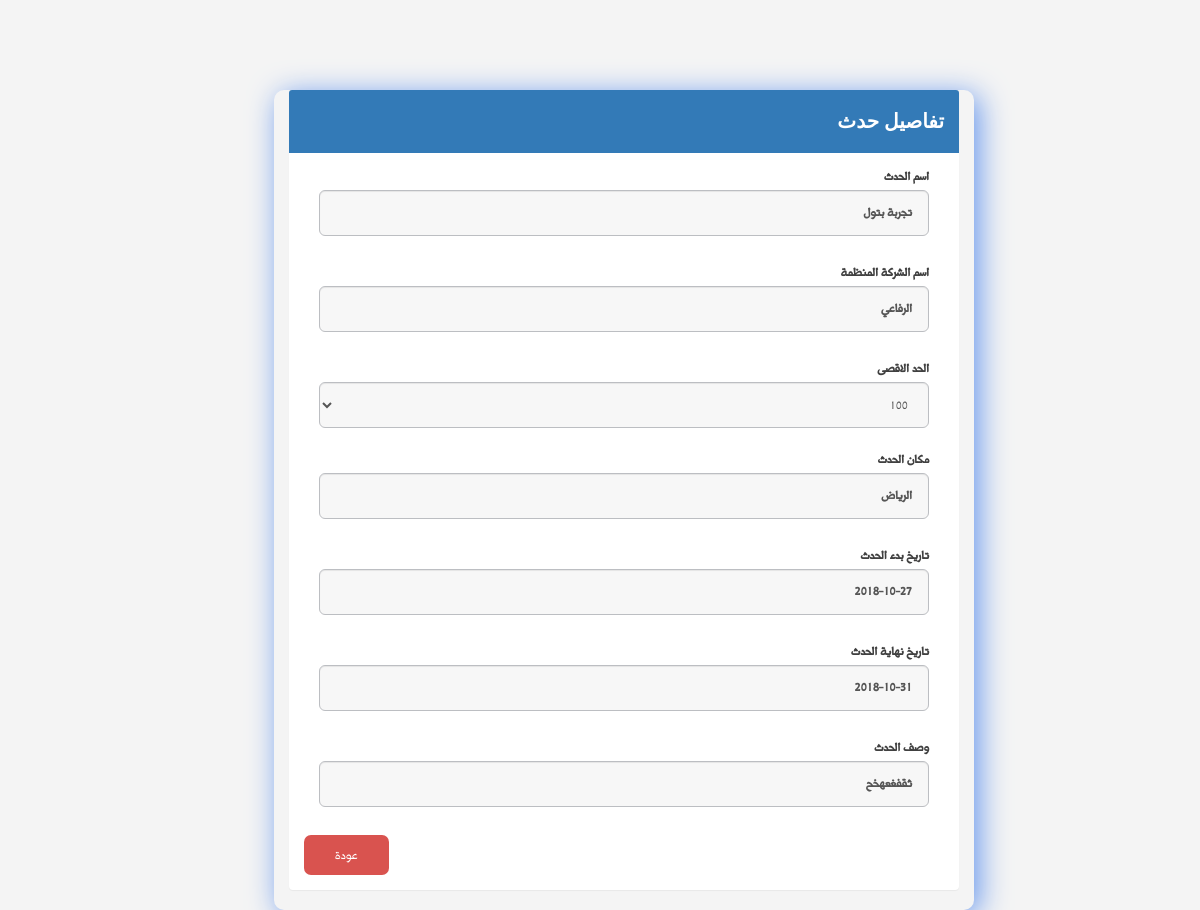
The app's page /eventDetails.php?eventid=58 with its own data.
### tables this page shows
CREATE TABLE `event` (
  `event_ID` int(5) NOT NULL,
  `name_Event` varchar(30) NOT NULL,
  `descrption_Event` varchar(200) NOT NULL,
  `sartDate_Event` date NOT NULL,
  `endDate_Event` date NOT NULL,
  `location_Event` varchar(30) NOT NULL,
  `organization_name_Event` varchar(30) NOT NULL,
  `eventLink` varchar(140) NOT NULL,
  `maxNumOfAttendee` int(11) NOT NULL,
  `organizer_ID` int(11) NOT NULL,
  `VIPCode` int(5) NOT NULL
);

### eventDetails.php (the view, shortened to what this page needs)
<?php
require_once 'php/connectTosql.php';
$query = null;
if (isset($_GET['eventid']) && $_GET['eventid'] != '') {
 $eventId = $_GET['eventid'];
 $query   = mysqli_query($con, "SELECT * FROM event  WHERE event_ID ='$eventId' ") or die(mysqli_error($con));
} else {
 header('Location: myerrorpage.php');
}
if ($query) {
 $row              = mysqli_fetch_row($query);
 $eventName        = $row[1];
 $EventDescription = $row[2];
 $sdaytime         = $row[3];
 $edaytime         = $row[4];
 $location         = $row[5];
 $organizationName = $row[6];
 $maxAttendee      = $row[8];
}
?>
<!DOCTYPE html>
<html>
<head>
    <link rel="stylesheet" href="https://unpkg.com/purecss@1.0.0/build/pure-min.css">
    <link rel="stylesheet" href="css/layouts/custom.css">
    <link rel="stylesheet" href="css/font-awesome.min.css">
    <link rel="stylesheet" href="css/icon.css">
    <link rel="stylesheet" href="css/bootstrap.min.css">
    <link rel="stylesheet" href="css/main-rtl.css">
</head>
<body>
    <div class="mainContent">
        <div class="container">
            <div class="panel panel-primary">
                <div class="panel-heading">
                    <h4 class="panelTitle">تفاصيل حدث </h4>
                </div>
                <div class="panel-body">
                    <form action="" class="formDiv" method="post">
                        <div class="col-md-12">
                            <div class="form-group form-group-lg">
                                <label for="eventName" class="control-label"> اسم الحدث</label>
                                <label class="form-control" id="txtEventName" name="eventName">
                                    <?php echo $eventName ?></label>
                            </div>
                        </div>
                        <div class="col-md-12">
                            <div class="form-group form-group-lg">
                                <label for="txtOrganizer" class="control-label">اسم الشركة المنظمة</label>
                                <label class="form-control" id="txtOrganizer" name="organizer">
                                    <?php echo $organizationName ?></label>
                            </div>
                        </div>
                        <div class="col-md-12">
                            <div class="form-group form-group-lg">
                                <label for="txtMaxAttendee" class="control-label"> الحد الاقصى</label>
                                <select id="txtMaxAttendee" name="maxAttendee" class="form-control" style="enable:false"
                                    value="<?php echo $maxAttendee ?>">
                                    <option value="100" <?php if ($maxAttendee=="100" ) {echo ' selected="selected"'
                                        ;}?> >100</option>
                                </select>
                            </div>
                        </div>
                        <div class="col-md-12">
                            <div class="form-group form-group-lg">
                                <label for="txtLocation" class="control-label">مكان الحدث</label>
                                <label class="form-control" id="txtLocation" name="location">
                                    <?php echo $location ?></label>
                            </div>
                        </div>
                        <div class="col-md-12">
                            <div class="form-group form-group-lg">
                                <label for="txtSdaytime" class="control-label">تاريخ بدء الحدث</label>
                                <label class="form-control" id="txtSdaytime" name="sdaytime">
                                    <?php echo $sdaytime ?></label>
                            </div>
                        </div>
                        <div class="col-md-12">
                            <div class="form-group form-group-lg">
                                <label for="txtEdaytime" class="control-label">تاريخ نهاية الحدث</label>
                                <label class="form-control" id="txtEdaytime" name="edaytime">
                                    <?php echo $edaytime ?></label>
                            </div>
                        </div>
                        <div class="col-md-12">
                            <div class="form-group form-group-lg">
                                <label for="txtDescription" class="control-label">وصف الحدث</label>
                                <label class="form-control" id="txtDescription" rows="3" name="description">
                                    <?php echo $EventDescription ?></label>
                            </div>
                        </div>
                        <a href="/tactic/manageEvent.php" class="bodyform btn btn-nor-danger btn-sm">عودة</a>
                </div>
            </div>
        </div>
    </div>
</body>
</html>

### css/layouts/custom.css (style rules this page uses)
* { box-sizing: border-box; }
.mainContent { margin: 0; margin-right: 20%; width: 80%; height: 900px; }
.panel-primary { border-color: #337ab7; border: 0px !important; }
.form-group-lg .form-control { height: 46px; padding: 10px 16px; font-size: 17px !important; line-height: 1.3333333; border-radius: 6px; }
.panelTitle { font-weight: bold; font-size: 20px; font-family: 'Noto Nastaliq Urdu Draft', serif; text-decoration: none; }
.container { position: relative; left: 15%; top: 10%; z-index: 0; border-radius: 10px; box-shadow: 5px 5px 30px cornflowerblue; max-width: 700px; text-align: right; }
::placeholder { text-align: right; }
form .btn { float: left; }
body { margin: 0; }

### css/main-rtl.css (style rules this page uses)
body { background: #f4f4f4 url(../images/bg.jpg) center top no-repeat; background-size: 100% }
html, body { margin: 0; padding: 0 }
body { line-height: 1 }
body { font-size: 14px; color: #404040; overflow: auto; margin: 0 auto; padding: 0; font-family: "Midan W20"; direction: rtl; min-width: 320px; max-width: 2200px }
a { text-decoration: none !important }
.form-control { background: #f7f7f7; border: 1px solid #bcbec2; }
.form-group label { font-size: 17px; position: relative; }
.btn, a { transition: all .3s ease; -webkit-transition: all .3s ease; -moz-transition: all .3s ease; -ms-transition: all .3s ease }
.btn-nor-danger, .btn-nor-danger:link, .btn-nor-danger:visited, .btn-nor-danger:focus { background: #D9534F !important; border: 1px solid transparent; color: #fff !important; border-radius: 7px; margin-right: 15px; font-size: 18px; padding: 0 30px; height: 40px; line-height: 38px; }
.form-group-lg select.form-control { padding: 0 16px; font-size: 24px; }
.form-group { position: relative; padding-bottom: 8px; }
@media (min-width: 992px) { .col-md-1, .col-md-10, .col-md-11, .col-md-12, .col-md-2, .col-md-3, .col-md-4, .col-md-5, .col-md-6, .col-md-7, .col-md-8, .col-md-9 { float: right !important } }

### records on screen
event: name_Event "تجربة بتول", organization_name_Event "الرفاعي", maxAttendee "100", location_Event "الرياض", sartDate_Event "2018-10-27", endDate_Event "2018-10-31", descrption_Event "ثقفغعهخح"
